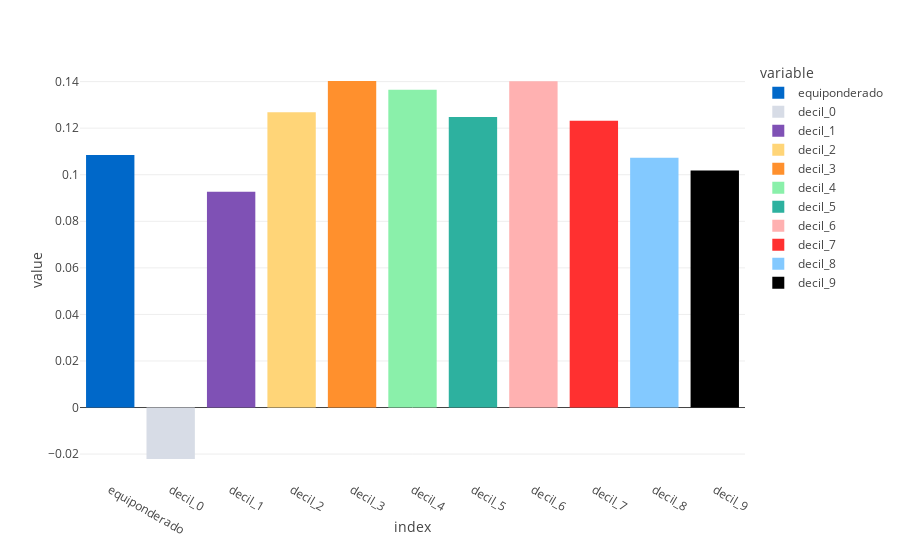

The code cell stored with this chart in its notebook:
### Code cell
rents_medias = np.mean(df*np.sqrt(12),axis=0)
vols_anualizadas = np.std(df*np.sqrt(12),axis=0)
sharpe = pd.DataFrame(rents_medias/vols_anualizadas,columns = ['Sharpe']).T
sharpe = pd.DataFrame(np.diag(rents_medias/vols_anualizadas),columns = df.columns, index = df.columns)
fig = px.bar(sharpe,color_discrete_sequence=colors)

#for i in range(len(fig.data)):
#    fig.data[i].marker.color = colors[i]
fig.show()

### Figure 1 — Plotly figure (JSON) as saved in the notebook; plotly's stock layout.template omitted (floating-point values rounded to 4 significant figures)
{"data": [{"alignmentgroup": "True", "hovertemplate": "variable=equiponderado<br>index=%{x}<br>value=%{y}<extra></extra>", "legendgroup": "equiponderado", "marker": {"color": "#0068c9", "pattern": {"shape": ""}}, "name": "equiponderado", "offsetgroup": "equiponderado", "orientation": "v", "showlegend": true, "textposition": "auto", "type": "bar", "x": ["equiponderado", "decil_0", "decil_1", "decil_2", "decil_3", "decil_4", "decil_5", "decil_6", "decil_7", "decil_8", "decil_9"], "xaxis": "x", "y": [0.1084, 0, 0, 0, 0, 0, 0, 0, 0, 0, 0], "yaxis": "y"}, {"alignmentgroup": "True", "hovertemplate": "variable=decil_0<br>index=%{x}<br>value=%{y}<extra></extra>", "legendgroup": "decil_0", "marker": {"color": "#d7dce6", "pattern": {"shape": ""}}, "name": "decil_0", "offsetgroup": "decil_0", "orientation": "v", "showlegend": true, "textposition": "auto", "type": "bar", "x": ["equiponderado", "decil_0", "decil_1", "decil_2", "decil_3", "decil_4", "decil_5", "decil_6", "decil_7", "decil_8", "decil_9"], "xaxis": "x", "y": [0, -0.02211, 0, 0, 0, 0, 0, 0, 0, 0, 0], "yaxis": "y"}, {"alignmentgroup": "True", "hovertemplate": "variable=decil_1<br>index=%{x}<br>value=%{y}<extra></extra>", "legendgroup": "decil_1", "marker": {"color": "#7f51b5", "pattern": {"shape": ""}}, "name": "decil_1", "offsetgroup": "decil_1", "orientation": "v", "showlegend": true, "textposition": "auto", "type": "bar", "x": ["equiponderado", "decil_0", "decil_1", "decil_2", "decil_3", "decil_4", "decil_5", "decil_6", "decil_7", "decil_8", "decil_9"], "xaxis": "x", "y": [0, 0, 0.09272, 0, 0, 0, 0, 0, 0, 0, 0], "yaxis": "y"}, {"alignmentgroup": "True", "hovertemplate": "variable=decil_2<br>index=%{x}<br>value=%{y}<extra></extra>", "legendgroup": "decil_2", "marker": {"color": "#ffd578", "pattern": {"shape": ""}}, "name": "decil_2", "offsetgroup": "decil_2", "orientation": "v", "showlegend": true, "textposition": "auto", "type": "bar", "x": ["equiponderado", "decil_0", "decil_1", "decil_2", "decil_3", "decil_4", "decil_5", "decil_6", "decil_7", "decil_8", "decil_9"], "xaxis": "x", "y": [0, 0, 0, 0.1269, 0, 0, 0, 0, 0, 0, 0], "yaxis": "y"}, {"alignmentgroup": "True", "hovertemplate": "variable=decil_3<br>index=%{x}<br>value=%{y}<extra></extra>", "legendgroup": "decil_3", "marker": {"color": "#ff902d", "pattern": {"shape": ""}}, "name": "decil_3", "offsetgroup": "decil_3", "orientation": "v", "showlegend": true, "textposition": "auto", "type": "bar", "x": ["equiponderado", "decil_0", "decil_1", "decil_2", "decil_3", "decil_4", "decil_5", "decil_6", "decil_7", "decil_8", "decil_9"], "xaxis": "x", "y": [0, 0, 0, 0, 0.1403, 0, 0, 0, 0, 0, 0], "yaxis": "y"}, {"alignmentgroup": "True", "hovertemplate": "variable=decil_4<br>index=%{x}<br>value=%{y}<extra></extra>", "legendgroup": "decil_4", "marker": {"color": "#8af0aa", "pattern": {"shape": ""}}, "name": "decil_4", "offsetgroup": "decil_4", "orientation": "v", "showlegend": true, "textposition": "auto", "type": "bar", "x": ["equiponderado", "decil_0", "decil_1", "decil_2", "decil_3", "decil_4", "decil_5", "decil_6", "decil_7", "decil_8", "decil_9"], "xaxis": "x", "y": [0, 0, 0, 0, 0, 0.1365, 0, 0, 0, 0, 0], "yaxis": "y"}, {"alignmentgroup": "True", "hovertemplate": "variable=decil_5<br>index=%{x}<br>value=%{y}<extra></extra>", "legendgroup": "decil_5", "marker": {"color": "#2db19f", "pattern": {"shape": ""}}, "name": "decil_5", "offsetgroup": "decil_5", "orientation": "v", "showlegend": true, "textposition": "auto", "type": "bar", "x": ["equiponderado", "decil_0", "decil_1", "decil_2", "decil_3", "decil_4", "decil_5", "decil_6", "decil_7", "decil_8", "decil_9"], "xaxis": "x", "y": [0, 0, 0, 0, 0, 0, 0.1248, 0, 0, 0, 0], "yaxis": "y"}, {"alignmentgroup": "True", "hovertemplate": "variable=decil_6<br>index=%{x}<br>value=%{y}<extra></extra>", "legendgroup": "decil_6", "marker": {"color": "#ffb1b1", "pattern": {"shape": ""}}, "name": "decil_6", "offsetgroup": "decil_6", "orientation": "v", "showlegend": true, "textposition": "auto", "type": "bar", "x": ["equiponderado", "decil_0", "decil_1", "decil_2", "decil_3", "decil_4", "decil_5", "decil_6", "decil_7", "decil_8", "decil_9"], "xaxis": "x", "y": [0, 0, 0, 0, 0, 0, 0, 0.1402, 0, 0, 0], "yaxis": "y"}, {"alignmentgroup": "True", "hovertemplate": "variable=decil_7<br>index=%{x}<br>value=%{y}<extra></extra>", "legendgroup": "decil_7", "marker": {"color": "#ff3030", "pattern": {"shape": ""}}, "name": "decil_7", "offsetgroup": "decil_7", "orientation": "v", "showlegend": true, "textposition": "auto", "type": "bar", "x": ["equiponderado", "decil_0", "decil_1", "decil_2", "decil_3", "decil_4", "decil_5", "decil_6", "decil_7", "decil_8", "decil_9"], "xaxis": "x", "y": [0, 0, 0, 0, 0, 0, 0, 0, 0.1232, 0, 0], "yaxis": "y"}, {"alignmentgroup": "True", "hovertemplate": "variable=decil_8<br>index=%{x}<br>value=%{y}<extra></extra>", "legendgroup": "decil_8", "marker": {"color": "#83c9ff", "pattern": {"shape": ""}}, "name": "decil_8", "offsetgroup": "decil_8", "orientation": "v", "showlegend": true, "textposition": "auto", "type": "bar", "x": ["equiponderado", "decil_0", "decil_1", "decil_2", "decil_3", "decil_4", "decil_5", "decil_6", "decil_7", "decil_8", "decil_9"], "xaxis": "x", "y": [0, 0, 0, 0, 0, 0, 0, 0, 0, 0.1072, 0], "yaxis": "y"}, {"alignmentgroup": "True", "hovertemplate": "variable=decil_9<br>index=%{x}<br>value=%{y}<extra></extra>", "legendgroup": "decil_9", "marker": {"color": "#000000", "pattern": {"shape": ""}}, "name": "decil_9", "offsetgroup": "decil_9", "orientation": "v", "showlegend": true, "textposition": "auto", "type": "bar", "x": ["equiponderado", "decil_0", "decil_1", "decil_2", "decil_3", "decil_4", "decil_5", "decil_6", "decil_7", "decil_8", "decil_9"], "xaxis": "x", "y": [0, 0, 0, 0, 0, 0, 0, 0, 0, 0, 0.1018], "yaxis": "y"}], "layout": {"barmode": "relative", "legend": {"title": {"text": "variable"}, "tracegroupgap": 0}, "margin": {"t": 60}, "xaxis": {"anchor": "y", "domain": [0, 1], "title": {"text": "index"}}, "yaxis": {"anchor": "x", "domain": [0, 1], "title": {"text": "value"}}}}
